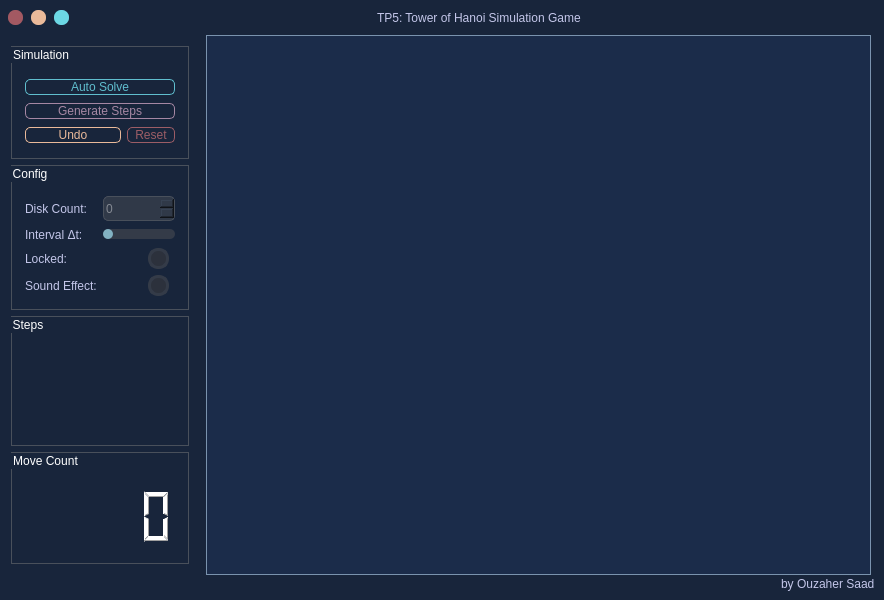
<?xml version="1.0" encoding="UTF-8"?>
<ui version="4.0">
 <class>Hanoi</class>
 <widget class="QMainWindow" name="Hanoi">
  <property name="geometry">
   <rect>
    <x>0</x>
    <y>0</y>
    <width>884</width>
    <height>600</height>
   </rect>
  </property>
  <property name="windowTitle">
   <string>TP5: Tower of Hanoi</string>
  </property>
  <property name="styleSheet">
   <string notr="true">#Hanoi{
	background-color: #18253B;
}</string>
  </property>
  <widget class="QWidget" name="mainFrame">
   <property name="styleSheet">
    <string notr="true">#mainFrame{
	background-color: #18253B;

}
QFrame{
	border: none;
}
QLabel{
	font: 9pt &quot;Segoe UI&quot;;
	color:  #C3C6E9;
}
QGroupBox{
	font: 8pt &quot;Segoe UI&quot;;
}
QPushButton{
	font: 9pt &quot;Segoe UI&quot;;
}</string>
   </property>
   <layout class="QVBoxLayout" name="verticalLayout">
    <property name="spacing">
     <number>0</number>
    </property>
    <property name="leftMargin">
     <number>0</number>
    </property>
    <property name="topMargin">
     <number>0</number>
    </property>
    <property name="rightMargin">
     <number>0</number>
    </property>
    <property name="bottomMargin">
     <number>0</number>
    </property>
    <item>
     <widget class="QFrame" name="topFrame">
      <property name="minimumSize">
       <size>
        <width>0</width>
        <height>35</height>
       </size>
      </property>
      <property name="maximumSize">
       <size>
        <width>16777215</width>
        <height>35</height>
       </size>
      </property>
      <property name="styleSheet">
       <string notr="true">QFrame{
	background-color: #18253B;
}</string>
      </property>
      <property name="frameShape">
       <enum>QFrame::StyledPanel</enum>
      </property>
      <property name="frameShadow">
       <enum>QFrame::Raised</enum>
      </property>
      <layout class="QHBoxLayout" name="horizontalLayout_4">
       <property name="spacing">
        <number>8</number>
       </property>
       <property name="leftMargin">
        <number>8</number>
       </property>
       <property name="topMargin">
        <number>0</number>
       </property>
       <property name="rightMargin">
        <number>0</number>
       </property>
       <property name="bottomMargin">
        <number>0</number>
       </property>
       <item>
        <widget class="QPushButton" name="closeAppBtn">
         <property name="minimumSize">
          <size>
           <width>15</width>
           <height>15</height>
          </size>
         </property>
         <property name="maximumSize">
          <size>
           <width>15</width>
           <height>15</height>
          </size>
         </property>
         <property name="cursor">
          <cursorShape>PointingHandCursor</cursorShape>
         </property>
         <property name="styleSheet">
          <string notr="true">border-radius: 7px;
background-color: #A35962;</string>
         </property>
         <property name="text">
          <string/>
         </property>
        </widget>
       </item>
       <item>
        <widget class="QPushButton" name="minimizeAppBtn">
         <property name="minimumSize">
          <size>
           <width>15</width>
           <height>15</height>
          </size>
         </property>
         <property name="maximumSize">
          <size>
           <width>15</width>
           <height>15</height>
          </size>
         </property>
         <property name="cursor">
          <cursorShape>PointingHandCursor</cursorShape>
         </property>
         <property name="styleSheet">
          <string notr="true">border-radius: 7px;
background-color: #EABA9A;</string>
         </property>
         <property name="text">
          <string/>
         </property>
        </widget>
       </item>
       <item>
        <widget class="QPushButton" name="maximizeAppBtn">
         <property name="minimumSize">
          <size>
           <width>15</width>
           <height>15</height>
          </size>
         </property>
         <property name="maximumSize">
          <size>
           <width>15</width>
           <height>15</height>
          </size>
         </property>
         <property name="cursor">
          <cursorShape>PointingHandCursor</cursorShape>
         </property>
         <property name="styleSheet">
          <string notr="true">border-radius: 7px;
background-color: #6CD8E5;</string>
         </property>
         <property name="text">
          <string/>
         </property>
        </widget>
       </item>
       <item>
        <spacer name="horizontalSpacer_2">
         <property name="orientation">
          <enum>Qt::Horizontal</enum>
         </property>
         <property name="sizeHint" stdset="0">
          <size>
           <width>40</width>
           <height>20</height>
          </size>
         </property>
        </spacer>
       </item>
       <item alignment="Qt::AlignHCenter">
        <widget class="QLabel" name="windowTitleLabel">
         <property name="font">
          <font>
           <family>Segoe UI</family>
           <pointsize>9</pointsize>
           <weight>50</weight>
           <italic>false</italic>
           <bold>false</bold>
          </font>
         </property>
         <property name="styleSheet">
          <string notr="true">font: 9pt &quot;Segoe UI&quot;;</string>
         </property>
         <property name="text">
          <string>TP5: Tower of Hanoi Simulation Game </string>
         </property>
        </widget>
       </item>
       <item>
        <spacer name="horizontalSpacer_3">
         <property name="orientation">
          <enum>Qt::Horizontal</enum>
         </property>
         <property name="sizeHint" stdset="0">
          <size>
           <width>40</width>
           <height>20</height>
          </size>
         </property>
        </spacer>
       </item>
      </layout>
     </widget>
    </item>
    <item>
     <widget class="QFrame" name="centralFrame">
      <property name="frameShape">
       <enum>QFrame::StyledPanel</enum>
      </property>
      <property name="frameShadow">
       <enum>QFrame::Raised</enum>
      </property>
      <layout class="QHBoxLayout" name="horizontalLayout">
       <property name="leftMargin">
        <number>0</number>
       </property>
       <property name="topMargin">
        <number>0</number>
       </property>
       <property name="rightMargin">
        <number>13</number>
       </property>
       <property name="bottomMargin">
        <number>0</number>
       </property>
       <item>
        <widget class="QFrame" name="leftFrame">
         <property name="minimumSize">
          <size>
           <width>200</width>
           <height>0</height>
          </size>
         </property>
         <property name="maximumSize">
          <size>
           <width>200</width>
           <height>16777215</height>
          </size>
         </property>
         <property name="styleSheet">
          <string notr="true"/>
         </property>
         <property name="frameShape">
          <enum>QFrame::StyledPanel</enum>
         </property>
         <property name="frameShadow">
          <enum>QFrame::Raised</enum>
         </property>
         <layout class="QVBoxLayout" name="verticalLayout_2">
          <item>
           <widget class="QGroupBox" name="simulationSettingsGroupBox">
            <property name="styleSheet">
             <string notr="true">QGroupBox{
	font: 9pt &quot;Segoe UI&quot;;
	color: white;
	border: 1px solid #49505B;
}</string>
            </property>
            <property name="title">
             <string>Simulation</string>
            </property>
            <layout class="QGridLayout" name="gridLayout_6">
             <item row="0" column="0" colspan="3">
              <widget class="QPushButton" name="startAutoSolveBtn">
               <property name="cursor">
                <cursorShape>PointingHandCursor</cursorShape>
               </property>
               <property name="styleSheet">
                <string notr="true">#startAutoSolveBtn{
	background-color:  transparent;
	border: 1px solid  #60BECE;
	border-radius: 5px;
	color:   #60BECE;
}

#startAutoSolveBtn:hover{
	background-color:  #60BECE;
	color: #18253B;
}



</string>
               </property>
               <property name="text">
                <string>Auto Solve</string>
               </property>
              </widget>
             </item>
             <item row="1" column="0" colspan="3">
              <widget class="QPushButton" name="generateStepsBtn">
               <property name="styleSheet">
                <string notr="true">#generateStepsBtn{
	background-color:  transparent;
	border: 1px solid  #A587A3;
	border-radius: 5px;
	color:   #A587A3;
}

#generateStepsBtn:hover{
	background-color:  #A587A3;
	color: #18253B;
}




</string>
               </property>
               <property name="text">
                <string>Generate Steps</string>
               </property>
              </widget>
             </item>
             <item row="2" column="2">
              <widget class="QPushButton" name="resetGameBtn">
               <property name="cursor">
                <cursorShape>PointingHandCursor</cursorShape>
               </property>
               <property name="styleSheet">
                <string notr="true">#resetGameBtn{
	background-color:  transparent;
	border: 1px solid  #9C5D66;
	border-radius: 5px;
	color:   #9C5D66;
}

#resetGameBtn:hover{
	background-color:  #9C5D66;
	color: #18253B;
}




</string>
               </property>
               <property name="text">
                <string>Reset</string>
               </property>
              </widget>
             </item>
             <item row="2" column="0" colspan="2">
              <widget class="QPushButton" name="undoMoveBtn">
               <property name="cursor">
                <cursorShape>PointingHandCursor</cursorShape>
               </property>
               <property name="styleSheet">
                <string notr="true">#undoMoveBtn{
	background-color:  transparent;
	border: 1px solid  #EABA9A;
	border-radius: 5px;	
	color:   #EABA9A;
}

#undoMoveBtn:hover{
	background-color:  #EABA9A;
	color: #18253B;
}




</string>
               </property>
               <property name="text">
                <string>Undo</string>
               </property>
              </widget>
             </item>
            </layout>
           </widget>
          </item>
          <item>
           <widget class="QGroupBox" name="configGroupBox">
            <property name="styleSheet">
             <string notr="true">QGroupBox{
	color: white;
	border: 1px solid #49505B;
}</string>
            </property>
            <property name="title">
             <string>Config</string>
            </property>
            <layout class="QGridLayout" name="gridLayout_3">
             <item row="1" column="0">
              <widget class="QLabel" name="disckCountLabel">
               <property name="text">
                <string>Disk Count:</string>
               </property>
              </widget>
             </item>
             <item row="2" column="1">
              <widget class="QSlider" name="deltaTimeSlider">
               <property name="toolTip">
                <string>&lt;html&gt;&lt;head/&gt;&lt;body&gt;&lt;p&gt;The delta time between each step executed by the AutoSolver.&lt;/p&gt;&lt;p&gt;min: 100ms&lt;/p&gt;&lt;p&gt;max: 1000ms&lt;/p&gt;&lt;/body&gt;&lt;/html&gt;</string>
               </property>
               <property name="styleSheet">
                <string notr="true">QSlider::groove:horizontal {
    border-radius: 5px;
    height: 10px;
    margin: 0px;
    background-color: rgb(52, 59, 72);
}
QSlider::groove:horizontal:hover {
    background-color: rgb(55, 62, 76);
}
QSlider::handle:horizontal {
    background-color: #82B2C2;
    border: none;
    height: 10px;
    width: 10px;
    margin: 0px;
    border-radius: 5px;
}
QSlider::handle:horizontal:hover {
    background-color: rgb(195, 155, 255);
}
QSlider::handle:horizontal:pressed {
    background-color: rgb(255, 121, 198);
}</string>
               </property>
               <property name="orientation">
                <enum>Qt::Horizontal</enum>
               </property>
              </widget>
             </item>
             <item row="1" column="1">
              <widget class="QSpinBox" name="spinBox">
               <property name="minimumSize">
                <size>
                 <width>0</width>
                 <height>25</height>
                </size>
               </property>
               <property name="styleSheet">
                <string notr="true">QSpinBox{
	border: 1px solid #49505B;
	border-radius: 5px;
	font: 9pt &quot;Segoe UI&quot;;
	background-color: #303948;
	color: #848992;
}
</string>
               </property>
              </widget>
             </item>
             <item row="6" column="0">
              <widget class="QLabel" name="verboseLabel">
               <property name="text">
                <string>Sound Effect:</string>
               </property>
              </widget>
             </item>
             <item row="4" column="0">
              <widget class="QLabel" name="lockedLabel">
               <property name="text">
                <string>Locked:</string>
               </property>
              </widget>
             </item>
             <item row="4" column="1" alignment="Qt::AlignRight">
              <widget class="QCheckBox" name="lockedCheckBox">
               <property name="styleSheet">
                <string notr="true">QCheckBox::indicator {
    border: 3px solid rgb(52, 59, 72);
    width: 15px;
    height: 15px;
    border-radius: 10px;
    background: rgb(44, 49, 60);
}

QCheckBox::indicator:hover {
    border: 3px solid rgb(58, 66, 81);
}

QCheckBox::indicator:checked {
    background: 3px solid #95535E;
   border: 3px solid rgb(52, 59, 72);  
}</string>
               </property>
               <property name="text">
                <string/>
               </property>
              </widget>
             </item>
             <item row="2" column="0">
              <widget class="QLabel" name="intervalLabel">
               <property name="toolTip">
                <string>&lt;html&gt;&lt;head/&gt;&lt;body&gt;&lt;p&gt;The delta time between each step executed by the AutoSolver.&lt;/p&gt;&lt;p&gt;min: 100ms&lt;/p&gt;&lt;p&gt;max: 1000ms&lt;/p&gt;&lt;/body&gt;&lt;/html&gt;</string>
               </property>
               <property name="text">
                <string>Interval Δt:</string>
               </property>
              </widget>
             </item>
             <item row="6" column="1" alignment="Qt::AlignRight">
              <widget class="QCheckBox" name="sfxCheckBox">
               <property name="styleSheet">
                <string notr="true">QCheckBox::indicator {
    border: 3px solid rgb(52, 59, 72);
    width: 15px;
    height: 15px;
    border-radius: 10px;
    background: rgb(44, 49, 60);
}

QCheckBox::indicator:hover {
    border: 3px solid rgb(58, 66, 81);
}

QCheckBox::indicator:checked {
    background: 3px solid #8C7088;
   border: 3px solid rgb(52, 59, 72);  
}</string>
               </property>
               <property name="text">
                <string/>
               </property>
              </widget>
             </item>
            </layout>
           </widget>
          </item>
          <item>
           <widget class="QGroupBox" name="stepsGroupBox">
            <property name="maximumSize">
             <size>
              <width>16777215</width>
              <height>130</height>
             </size>
            </property>
            <property name="styleSheet">
             <string notr="true">QGroupBox{
	color: white;
	border: 1px solid #49505B;
}

QScrollBar:vertical {
    border: none;
    background: rgb(52, 59, 72);
    width: 8px;
    margin: 21px 0 21px 0;
    border-radius: 0px;
 }
 QScrollBar::handle:vertical {  
    background: #739EB0;
    min-height: 25px;
    border-radius: 4px
 }
 QScrollBar::add-line:vertical {
     border: none;
    background: rgb(55, 63, 77);
     height: 20px;
    border-bottom-left-radius: 4px;
    border-bottom-right-radius: 4px;
     subcontrol-position: bottom;
     subcontrol-origin: margin;
 }
 QScrollBar::sub-line:vertical {
    border: none;
    background: rgb(55, 63, 77);
    height: 20px;
    border-top-left-radius: 4px;
    border-top-right-radius: 4px;
    subcontrol-position: top;
    subcontrol-origin: margin;
 }
 QScrollBar::up-arrow:vertical, QScrollBar::down-arrow:vertical {
     background: none;
 }

 QScrollBar::add-page:vertical, QScrollBar::sub-page:vertical {
     background: none;
 }
</string>
            </property>
            <property name="title">
             <string>Steps</string>
            </property>
            <layout class="QGridLayout" name="gridLayout_9">
             <property name="leftMargin">
              <number>0</number>
             </property>
             <property name="topMargin">
              <number>0</number>
             </property>
             <property name="rightMargin">
              <number>0</number>
             </property>
             <property name="bottomMargin">
              <number>0</number>
             </property>
             <property name="spacing">
              <number>0</number>
             </property>
             <item row="0" column="0" alignment="Qt::AlignHCenter">
              <widget class="QListWidget" name="stepsViewer">
               <property name="minimumSize">
                <size>
                 <width>0</width>
                 <height>100</height>
                </size>
               </property>
               <property name="maximumSize">
                <size>
                 <width>16777215</width>
                 <height>100</height>
                </size>
               </property>
               <property name="styleSheet">
                <string notr="true">QListWidget{
	background-color: transparent;
	color: #A4B3D8;
}
QListWidget::item:selected {
	background: #8F7591;
}</string>
               </property>
               <property name="itemAlignment">
                <set>Qt::AlignCenter</set>
               </property>
              </widget>
             </item>
            </layout>
           </widget>
          </item>
          <item>
           <widget class="QGroupBox" name="movesInfoGroupBox">
            <property name="styleSheet">
             <string notr="true">QGroupBox{
	color: white;
	border: 1px solid #49505B;
}</string>
            </property>
            <property name="title">
             <string>Move Count</string>
            </property>
            <layout class="QGridLayout" name="gridLayout_2">
             <item row="0" column="0">
              <widget class="QLCDNumber" name="moveCountLCD">
               <property name="styleSheet">
                <string notr="true">color: white;
</string>
               </property>
              </widget>
             </item>
            </layout>
           </widget>
          </item>
         </layout>
        </widget>
       </item>
       <item>
        <widget class="QFrame" name="contentFrame">
         <property name="styleSheet">
          <string notr="true">#contentFrame{
	background-color: #1B2C4A;
	border: 1px solid #7A93AE;
}</string>
         </property>
         <property name="frameShape">
          <enum>QFrame::StyledPanel</enum>
         </property>
         <property name="frameShadow">
          <enum>QFrame::Raised</enum>
         </property>
         <layout class="QHBoxLayout" name="horizontalLayout_2">
          <item>
           <widget class="QPushButton" name="fromPoleBtn">
            <property name="minimumSize">
             <size>
              <width>0</width>
              <height>450</height>
             </size>
            </property>
            <property name="cursor">
             <cursorShape>PointingHandCursor</cursorShape>
            </property>
            <property name="styleSheet">
             <string notr="true">QPushButton:hover{
	border-bottom:  10px solid grey;
	border-top: none;
	border-left: none;
	border-right: none;
}

QPushButton:pressed{
	border-bottom:  10px solid #98B088;
	border-top: none;
	border-left: none;
	border-right: none;
	background-color: none;
}</string>
            </property>
            <property name="text">
             <string/>
            </property>
            <property name="checkable">
             <bool>false</bool>
            </property>
            <property name="autoDefault">
             <bool>false</bool>
            </property>
            <property name="default">
             <bool>false</bool>
            </property>
            <property name="flat">
             <bool>true</bool>
            </property>
           </widget>
          </item>
          <item>
           <widget class="QPushButton" name="auxPoleBtn">
            <property name="minimumSize">
             <size>
              <width>0</width>
              <height>450</height>
             </size>
            </property>
            <property name="cursor">
             <cursorShape>PointingHandCursor</cursorShape>
            </property>
            <property name="styleSheet">
             <string notr="true">QPushButton:hover{
	border-bottom:  10px solid grey;
	border-left: none;
	border-top: none;
	border-right: none;
}

QPushButton:pressed{
	border-bottom:  10px solid #98B088;
	border-left: none;
	border-top: none;
	border-right: none;
	background-color: none;
}</string>
            </property>
            <property name="text">
             <string/>
            </property>
            <property name="flat">
             <bool>true</bool>
            </property>
           </widget>
          </item>
          <item>
           <widget class="QPushButton" name="toPoleBtn">
            <property name="minimumSize">
             <size>
              <width>0</width>
              <height>450</height>
             </size>
            </property>
            <property name="cursor">
             <cursorShape>PointingHandCursor</cursorShape>
            </property>
            <property name="styleSheet">
             <string notr="true">QPushButton:hover{
	border-bottom:  10px solid grey;
	border-left: none;
	border-top: none;
	border-right: none;
}

QPushButton:pressed{
	border-bottom:  10px solid #98B088;
	border-left: none;
	border-top: none;
	border-right: none;
	background-color: none;
}</string>
            </property>
            <property name="text">
             <string/>
            </property>
            <property name="flat">
             <bool>true</bool>
            </property>
           </widget>
          </item>
         </layout>
        </widget>
       </item>
      </layout>
     </widget>
    </item>
    <item>
     <widget class="QFrame" name="bottomFrame">
      <property name="minimumSize">
       <size>
        <width>0</width>
        <height>25</height>
       </size>
      </property>
      <property name="maximumSize">
       <size>
        <width>16777215</width>
        <height>20</height>
       </size>
      </property>
      <property name="styleSheet">
       <string notr="true">QFrame{
	background-color: #18253B;
}</string>
      </property>
      <property name="frameShape">
       <enum>QFrame::StyledPanel</enum>
      </property>
      <property name="frameShadow">
       <enum>QFrame::Raised</enum>
      </property>
      <layout class="QHBoxLayout" name="horizontalLayout_3">
       <property name="spacing">
        <number>0</number>
       </property>
       <property name="leftMargin">
        <number>0</number>
       </property>
       <property name="topMargin">
        <number>0</number>
       </property>
       <property name="rightMargin">
        <number>9</number>
       </property>
       <property name="bottomMargin">
        <number>0</number>
       </property>
       <item>
        <spacer name="horizontalSpacer">
         <property name="orientation">
          <enum>Qt::Horizontal</enum>
         </property>
         <property name="sizeHint" stdset="0">
          <size>
           <width>40</width>
           <height>20</height>
          </size>
         </property>
        </spacer>
       </item>
       <item alignment="Qt::AlignTop">
        <widget class="QLabel" name="creditsLabel">
         <property name="font">
          <font>
           <family>Segoe UI</family>
           <pointsize>9</pointsize>
           <weight>50</weight>
           <italic>false</italic>
           <bold>false</bold>
          </font>
         </property>
         <property name="styleSheet">
          <string notr="true"/>
         </property>
         <property name="text">
          <string>by Ouzaher Saad</string>
         </property>
        </widget>
       </item>
      </layout>
     </widget>
    </item>
   </layout>
  </widget>
  <action name="action_New">
   <property name="text">
    <string>&amp;New</string>
   </property>
  </action>
  <action name="action_Undo">
   <property name="text">
    <string>&amp;Undo</string>
   </property>
   <property name="shortcut">
    <string>Ctrl+Z</string>
   </property>
  </action>
  <action name="action_Undo_All">
   <property name="text">
    <string>Undo &amp;All</string>
   </property>
   <property name="shortcut">
    <string>Ctrl+A</string>
   </property>
  </action>
  <action name="actionAuto_Play">
   <property name="text">
    <string>Auto &amp;Play</string>
   </property>
   <property name="shortcut">
    <string>Ctrl+P</string>
   </property>
  </action>
  <action name="action_2">
   <property name="text">
    <string>&amp;2</string>
   </property>
  </action>
  <action name="action_3">
   <property name="text">
    <string>&amp;3</string>
   </property>
  </action>
  <action name="action_4">
   <property name="text">
    <string>&amp;4</string>
   </property>
  </action>
  <action name="action_5">
   <property name="text">
    <string>&amp;5</string>
   </property>
  </action>
  <action name="action_6">
   <property name="text">
    <string>&amp;6</string>
   </property>
  </action>
  <action name="action_7">
   <property name="text">
    <string>&amp;7</string>
   </property>
  </action>
  <action name="action_8">
   <property name="text">
    <string>&amp;8</string>
   </property>
  </action>
 </widget>
 <layoutdefault spacing="6" margin="11"/>
 <resources/>
 <connections/>
</ui>
